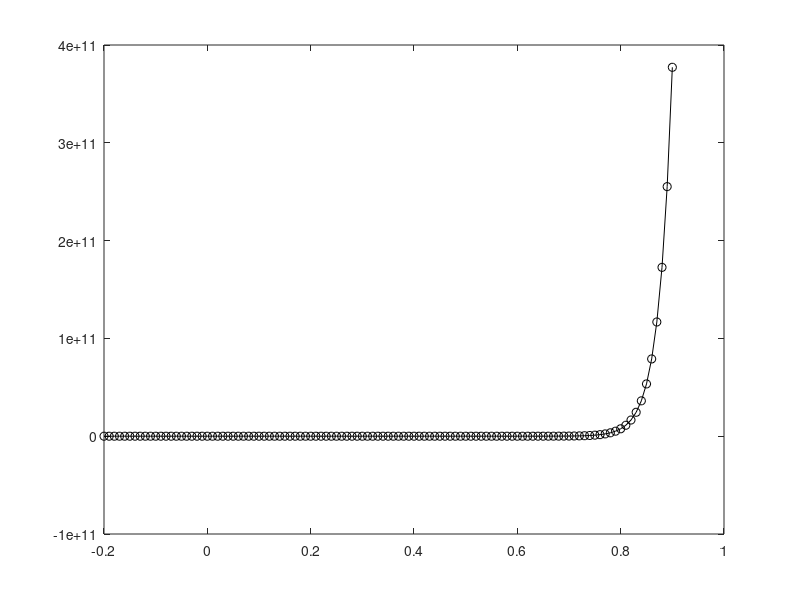

This chart was generated by the following MATLAB code: (Note: this script raises an error after producing the figure.)
%intial values 
i0=2e-4; % leakage current
k=1.38e-23;% boltzman constant
q=1.602e-19;% charge of electron in C
Vd=-0.2:0.01:.9; % diode voltage
tempinF=[75 200 400];
for ii=1:length(tempinF)
    tempinF=(5/9)*(tempinF(ii)-32)+273.15; %converting
    id=i0.*(exp((q*Vd)/(k*tempinF))-1)
    plot(Vd,id,'-ok');
end